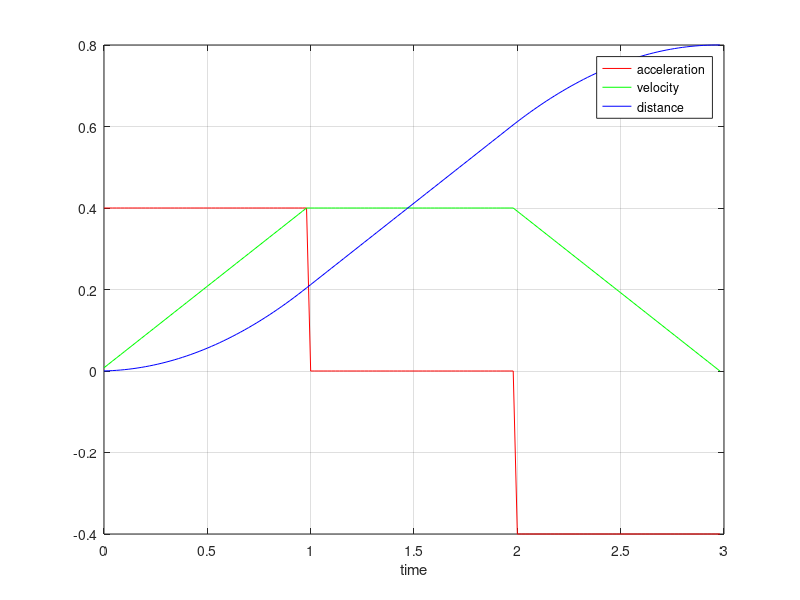
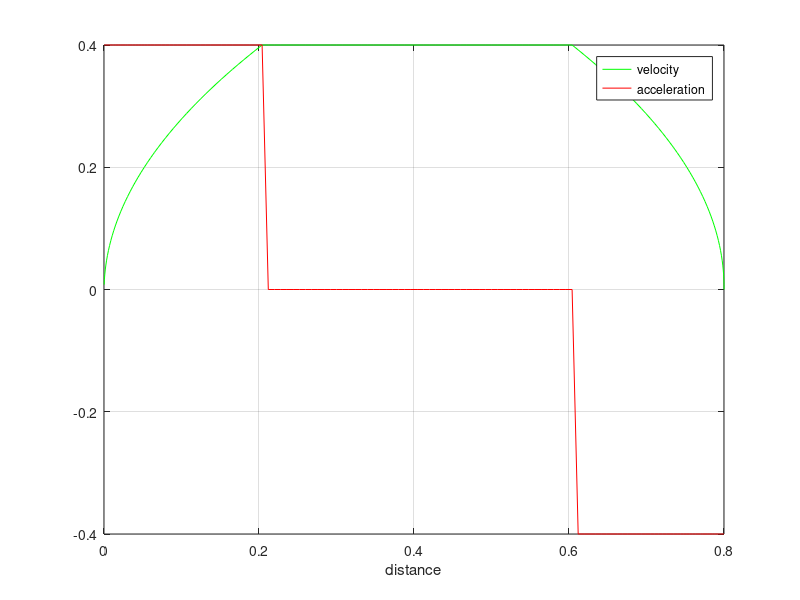

Recreate these plots in MATLAB, in order.
% acceleration profile
samples = 150;
amax= 0.4;
a = [ones(1,samples/3)*amax zeros(1,samples/3) -ones(1,samples/3)*amax];
t = [0:(size(a,2)-1)]*0.02;
v = zeros(1,samples);
s = zeros(1,samples);
for i = 1: size(t,2)-1
    v(i) = sum(a(1:i).*diff(t(1:i+1)));
    s(i) = sum(v(1:i).*diff(t(1:i+1)));
end
s(end) = s(end-1);

% plot
%  plot(t,a,'*') 
%  hold on
%  plot(t,v,'*') 
%  plot(t,s,'*') 

 figure(1)
 plot(t,a,'r') 
 hold on
 plot(t,v,'g') 
 plot(t,s,'b') 
 grid on
 legend("acceleration" , "velocity" , "distance")
 xlabel("time")

 figure(2)
 plot(s,v,'g')
 grid on
 hold on 
 plot(s,a,'r')
 legend("velocity" , "acceleration")
 xlabel("distance")

